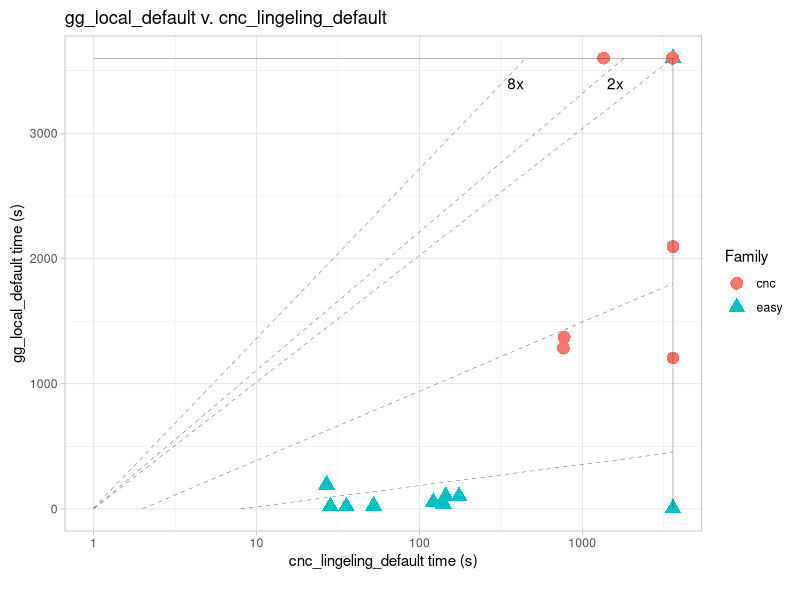
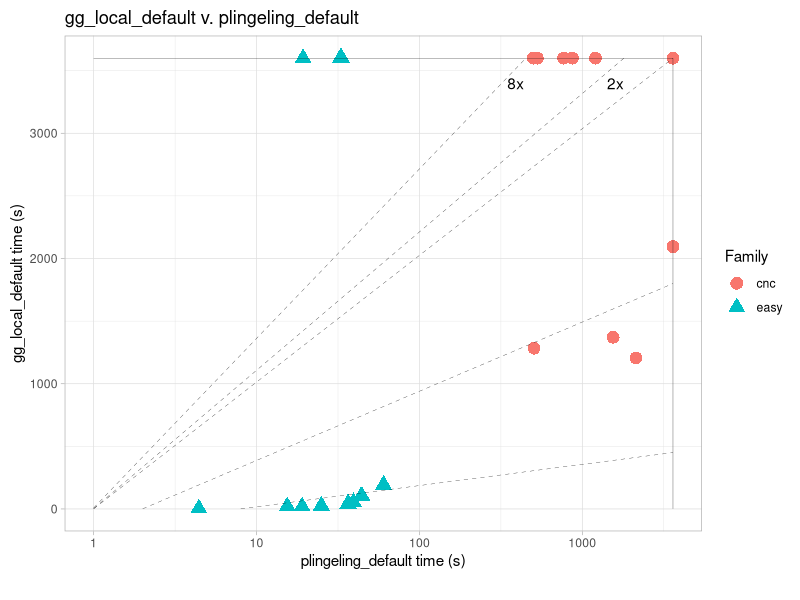
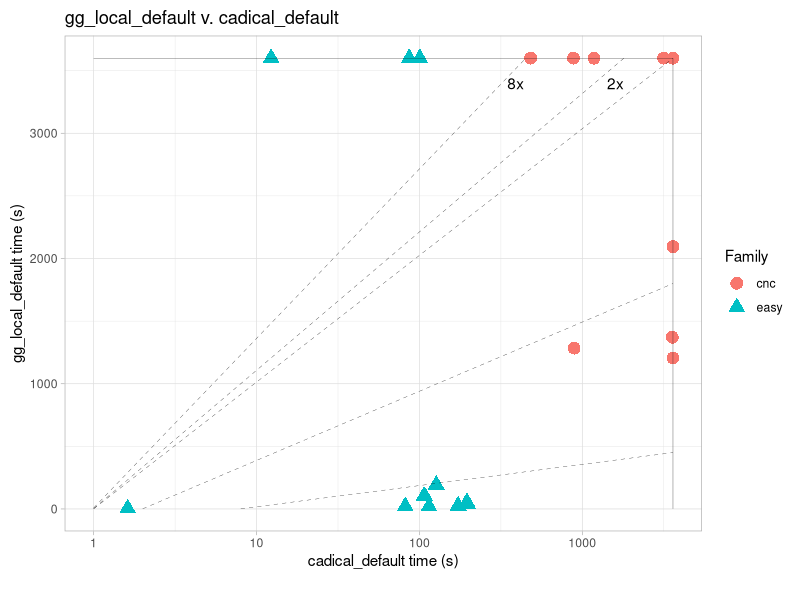
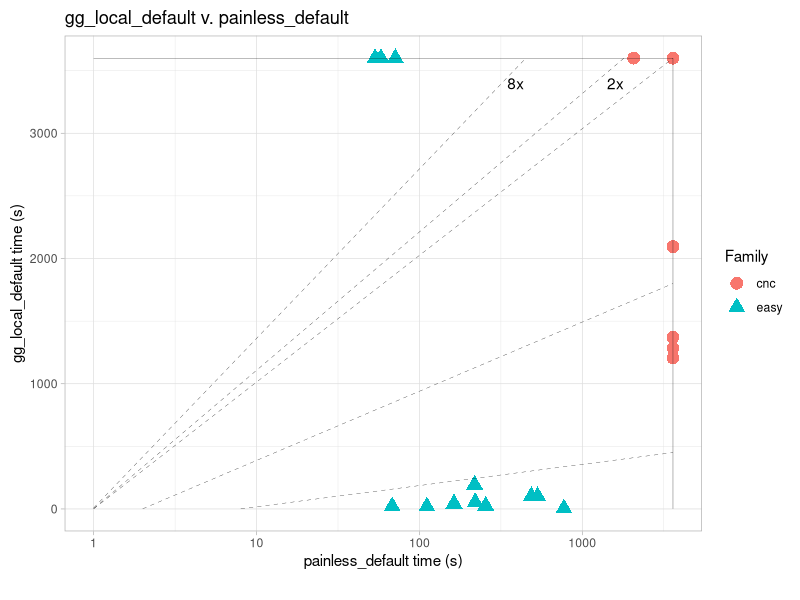
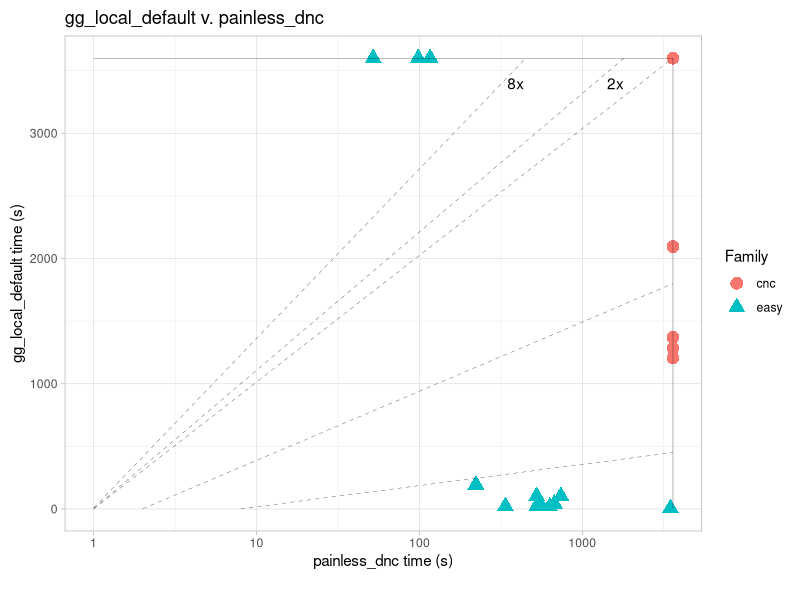

These figures' R source, in order:
library(tidyverse)
library(gridExtra)

data <- read_csv("data.csv")
data$solver = paste(data$infra, data$painless_mode, sep = "_")
filtered <- data %>% filter((jobs == 8 | infra == "cadical") & timeout == 3600 & ( family == "easy" | family == "cnc" ) & trial == 0) %>% filter(result != "TIMEOUT")
aggregated <- filtered %>% select(benchmark, family, solver, duration) %>% group_by(benchmark)
aggregated<- pivot_wider(aggregated, names_from = solver, values_from = duration)
aggregated[is.na(aggregated)] <- 3600
aggregated

pair <- function(solverA, solverB, hideLegend=FALSE) {
  return(ggplot(aggregated, aes_string(y=sprintf("`%s`", solverA),x=sprintf("`%s`", solverB),shape="family",color="family")) +
           theme_light() +
           geom_point(size = 4, alpha=1.0) +
           scale_y_continuous(limits=c(1,3600)) +
           scale_x_continuous(limits=c(1,3600), trans="log10") +
           labs(
             title = sprintf("%s v. %s", solverA, solverB),
             shape = "Family",
             color = "Family",
             y = sprintf("%s time (s)", solverA),
             x = sprintf("%s time (s)", solverB)
           ) +
           annotate("segment", x = 1, xend = 3600, y = 1, yend = 3600, size=0.1, linetype=2) +
           annotate("segment", x = 2, xend = 3600, y = 1, yend = 1800, size=0.1, linetype=2) +
           annotate("segment", x = 8, xend = 3600, y = 1, yend = 450 , size=0.1, linetype=2) +
           annotate("segment", y = 2, yend = 3600, x = 1, xend = 1800, size=0.1, linetype=2) +
           annotate("segment", y = 8, yend = 3600, x = 1, xend = 450 , size=0.1, linetype=2) +
           annotate("segment", y = 1, yend = 3600, x = 3600, xend = 3600 , size=0.1, linetype=1) +
           annotate("segment", x = 1, xend = 3600, y = 3600, yend = 3600 , size=0.1, linetype=1) +
           annotate("text", y = 3400, x = 1600, label = "2x") +
           annotate("text", y = 3400, x = 390, label = "8x") + 
           theme(plot.margin = margin(0.1, 0.1, 0.3,0.1,  unit = "in"),
                 legend.position = (if (hideLegend) {"none"} else {"right"})))
}

#pair(`cadical-default`, `gg-local-default`)
a = pair("gg_local_default", "cnc_lingeling_default")
b = pair("gg_local_default", "plingeling_default")
c = pair("gg_local_default", "cadical_default")
d = pair("gg_local_default", "painless_default")
e = pair("gg_local_default", "painless_dnc")
p <- arrangeGrob(a, b, c, d, e, nrow = 3, ncol = 2, top = "Pairwise Comparisons of Solvers")
ggsave(p, file="pairwise.pdf", height = 13, width = 10, units = "in")
